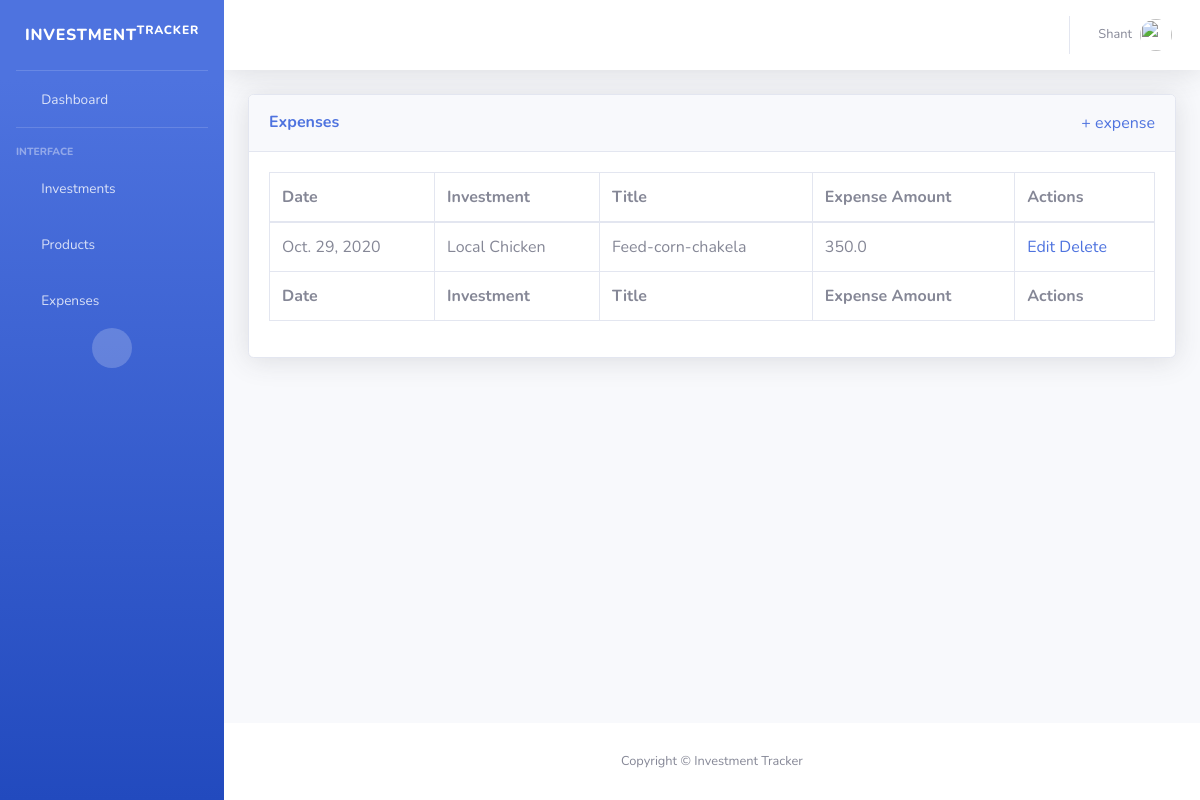
Page /expenses/ on the earlier database version.
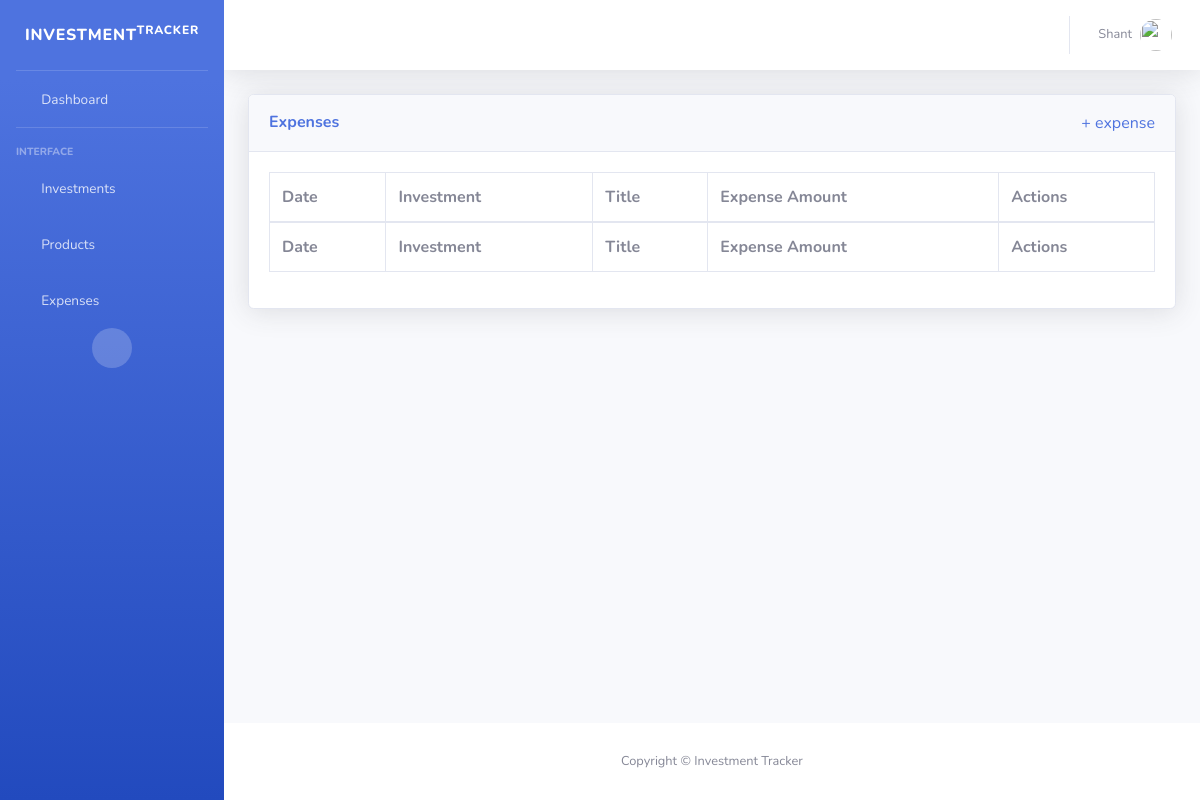
Same page on the later database version.
### core/models.py (models this page shows, shortened)
class Expense(models.Model):
    date = models.DateField()
    investment = models.ForeignKey(Investment, on_delete=models.CASCADE)
    title = models.CharField(max_length=50)
    expense_amount = models.FloatField()

class Investment(models.Model):
    name = models.CharField(max_length=100)
    start_date = models.DateField()
    initial_amount_invested = models.FloatField()
    def __str__(self):
        return self.name

### core/views.py (the view)
# urls.py: path('expenses/', views.expenses, name='expenses'),
def expenses(request):
    expenses = Expense.objects.all()
    return render(request, 'expenses.html', {"expenses":expenses})

### core/templates/expenses.html
{% extends 'base.html' %}
{% block content %}
<div class="container-fluid">
    <div class="card shadow mb-4">
        <div class="card-header py-3 d-flex flex-row align-items-center justify-content-between">
            <h6 class="m-0 font-weight-bold text-primary">Expenses</h6>
            <a href="{% url 'add_expense' %}">+ expense</a>
        </div>
        <div class="card-body">
            <div class="table-responsive">
                <table class="table table-bordered" id="dataTable" width="100%" cellspacing="0">
                    <thead>
                        <tr>
                            <th>Date</th>
                            <th>Investment</th>
                            <th>Title</th>
                            <th>Expense Amount</th>
                            <th>Actions</th>
                        </tr>
                    </thead>
                    <tfoot>
                        <tr>
                            <th>Date</th>
                            <th>Investment</th>
                            <th>Title</th>
                            <th>Expense Amount</th>
                            <th>Actions</th>
                        </tr>
                    </tfoot>
                    <tbody>
                        {% for expense in expenses %}
                        <tr>
                            <td>{{expense.date}}</td>
                            <td>{{expense.investment}}</td>
                            <td>{{expense.title}}</td>
                            <td>{{expense.expense_amount}}</td>
                            <td>
                                <a href="{% url 'edit_expense' expense.id %}">Edit</a>
                                <a href="{% url 'delete_expense' expense.id %}">Delete</a>
                            </td>
                        </tr>
                        {% endfor %}
                    </tbody>
                </table>
            </div>
        </div>
    </div>
</div>
{% endblock %}

### core/templates/base.html (shortened to what this page needs)
{% load static %}
<!DOCTYPE html>
<html lang="en">
<head>
    <link href="{% static 'vendor/fontawesome-free/css/all.min.css' %}" rel="stylesheet" type="text/css">
    <link href="{% static 'css/sb-admin-2.min.css' %}" rel="stylesheet">
    <link href="{% static 'vendor/datatables/dataTables.bootstrap4.min.css' %}" rel="stylesheet">
</head>
<body id="page-top">
    <div id="wrapper">
        <ul class="navbar-nav bg-gradient-primary sidebar sidebar-dark accordion" id="accordionSidebar">
            <a class="sidebar-brand d-flex align-items-center justify-content-center" href="index.html">
                <div class="sidebar-brand-text mx-3">Investment<sup>tracker</sup></div>
            </a>
            <hr class="sidebar-divider my-0">
            <li class="nav-item">
                <a class="nav-link" href="index.html">
                    <i class="fas fa-fw fa-tachometer-alt"></i>
                    <span>Dashboard</span></a>
            </li>
            <hr class="sidebar-divider">
            <div class="sidebar-heading">
                Interface
            </div>
            <li class="nav-item">
                <a class="nav-link" href="{% url 'investment_stat' %}">
                    <i class="fas fa-fw fa-chart-area"></i>
                    <span>Investments</span></a>
            </li>
            <li class="nav-item">
                <a class="nav-link" href="{% url 'products' %}">
                    <i class="fas fa-fw fa-chart-area"></i>
                    <span>Products</span></a>
            </li>
            <li class="nav-item">
                <a class="nav-link" href="{% url 'expenses' %}">
                    <i class="fas fa-fw fa-chart-area"></i>
                    <span>Expenses</span></a>
            </li>
            <div class="text-center d-none d-md-inline">
                <button class="rounded-circle border-0" id="sidebarToggle"></button>
            </div>
        </ul>
        <div id="content-wrapper" class="d-flex flex-column">
            <div id="content">
                <nav class="navbar navbar-expand navbar-light bg-white topbar mb-4 static-top shadow">
                    <ul class="navbar-nav ml-auto">
                        <li class="nav-item dropdown no-arrow">
                            <a class="nav-link dropdown-toggle" href="#" id="userDropdown" role="button"
                                data-toggle="dropdown" aria-haspopup="true" aria-expanded="false">
                                <span class="mr-2 d-none d-lg-inline text-gray-600 small">Shant</span>
                                <img class="img-profile rounded-circle"
                                    src="https://source.unsplash.com/QAB-WJcbgJk/60x60">
                            </a>
                        </li>
                    </ul>
                </nav>
                {% block content %}{% endblock %}
            </div>
            <footer class="sticky-footer bg-white">
                <div class="container my-auto">
                    <div class="copyright text-center my-auto">
                        <span>Copyright &copy; Investment Tracker</span>
                    </div>
                </div>
            </footer>
        </div>
    </div>
</body>
</html>

Differences in the rows shown:
removed Expense: date "Oct. 29, 2020", investment "Local Chicken", title "Feed-corn-chakela", expense_amount "350.0"
